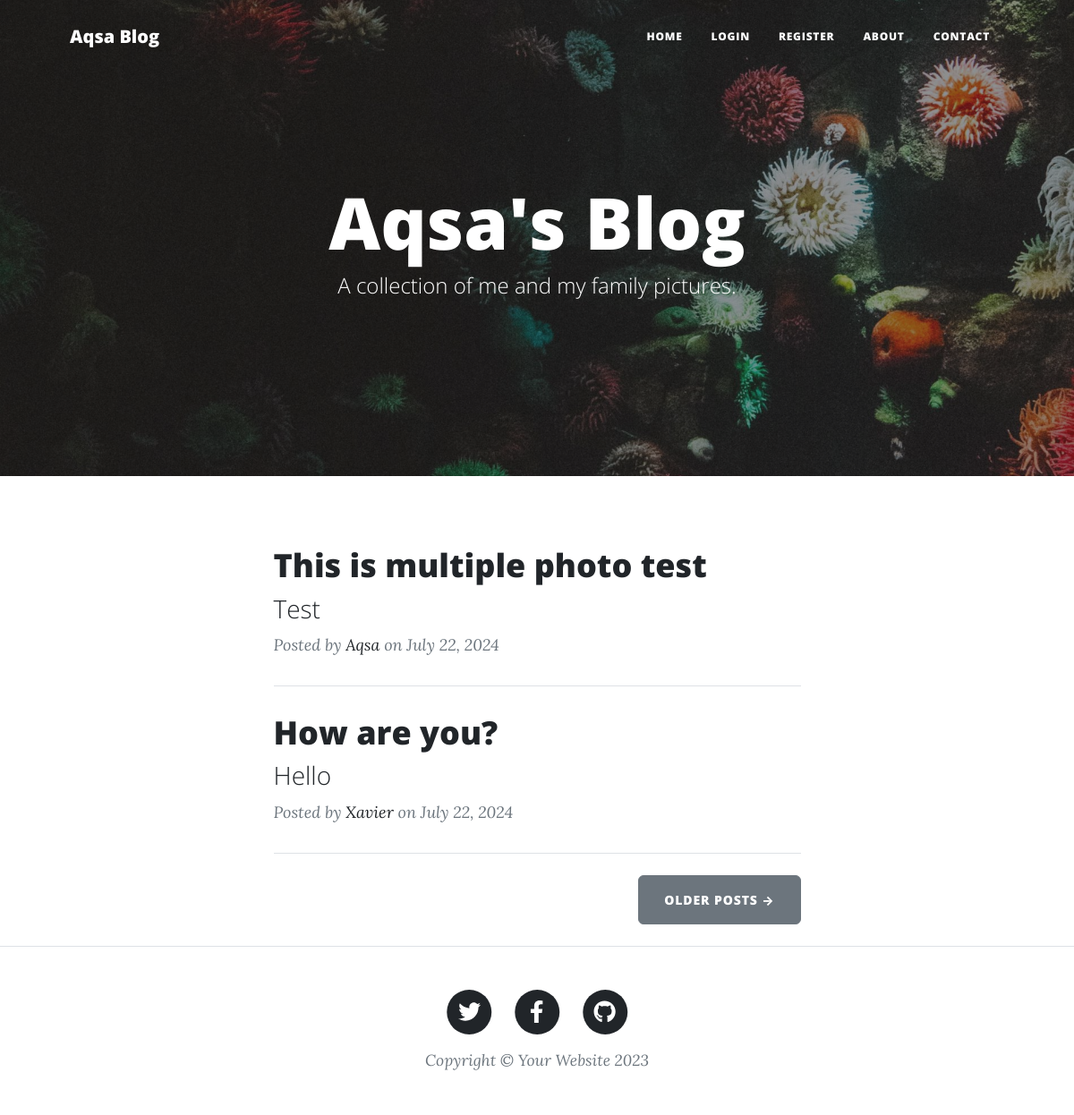
Before: / with the older database file.
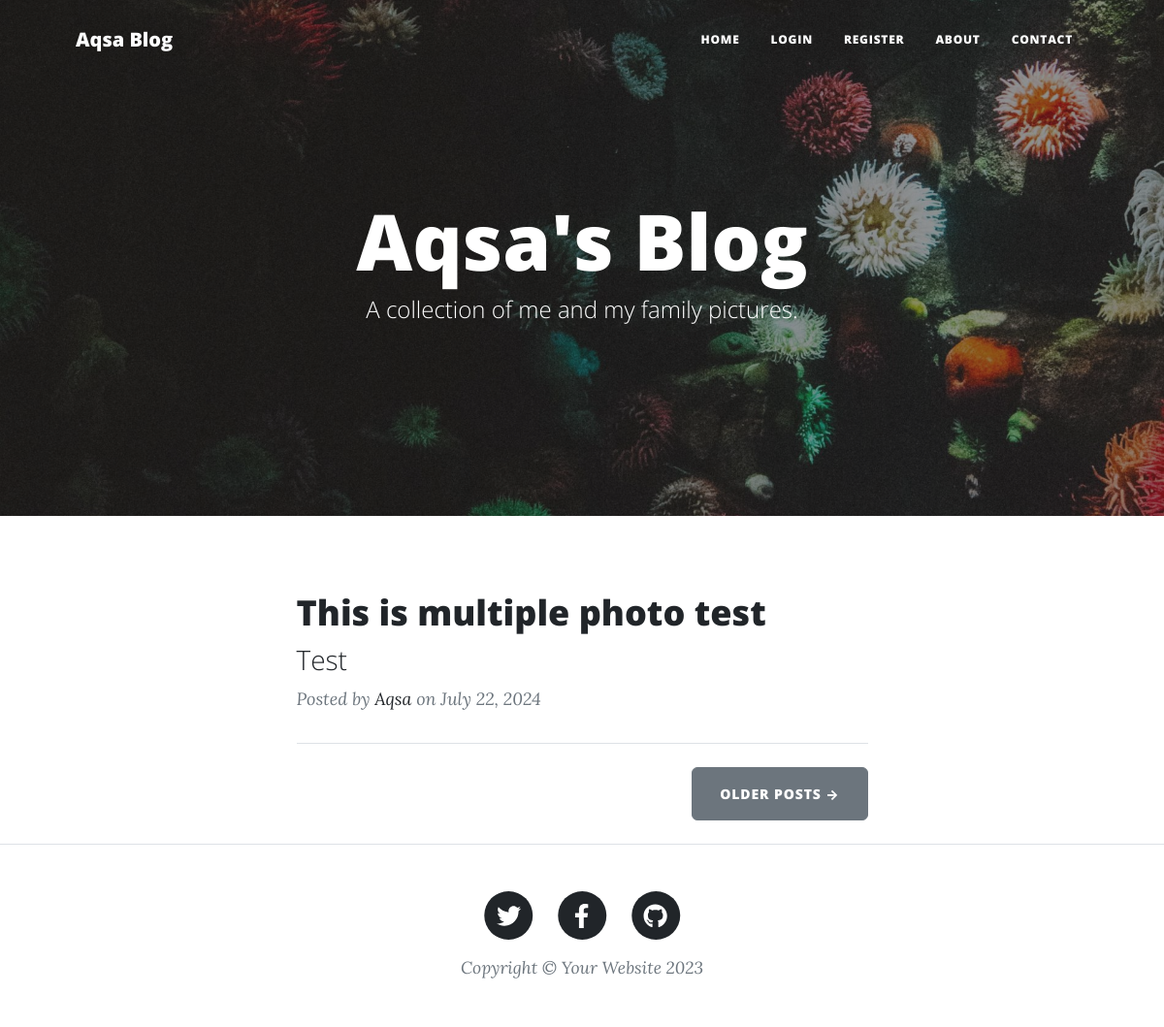
After: the same page with the newer database file.
### main.py (models this page shows)
class BlogPost(db.Model):
    __tablename__ = "blog_posts"
    id = db.Column(db.Integer, primary_key=True)
    id: Mapped[int] = mapped_column(Integer, primary_key=True)
    author_id: Mapped[int] = mapped_column(Integer, db.ForeignKey("users.id"))
    author = relationship("User", back_populates="posts")
    title: Mapped[str] = mapped_column(String(250), unique=True, nullable=False)
    subtitle: Mapped[str] = mapped_column(String(250), nullable=False)
    date: Mapped[str] = mapped_column(String(250), nullable=False)
    body: Mapped[str] = mapped_column(Text, nullable=False)
    img_url: Mapped[str] = mapped_column(String(250), nullable=True)
    content_img_url: Mapped[str] = mapped_column(String(250), nullable=True)
    images = db.relationship('Image', back_populates='post', cascade="all, delete-orphan")
    comments = relationship("Comment", back_populates="parent_post")

class User(UserMixin, db.Model):
    __tablename__ = "users"
    id: Mapped[int] = mapped_column(Integer, primary_key=True)
    email: Mapped[str] = mapped_column(String(100), unique=True)
    password: Mapped[str] = mapped_column(String(100))
    name: Mapped[str] = mapped_column(String(100))
    posts = relationship("BlogPost", back_populates="author")
    comments = relationship("Comment", back_populates="comment_author")

### main.py (the view)
@app.route('/')
def get_all_posts():
    result = db.session.execute(db.select(BlogPost))
    posts = result.scalars().all()
    return render_template("index.html", all_posts=posts, current_user=current_user)

### templates/index.html (shortened to what this page needs)
{% include "header.html" %}
<header class="masthead" style="background-image: url('{{ url_for('static', filename='assets/img/home-bg.jpg') }}')">
  <div class="container position-relative px-4 px-lg-5">
    <div class="row gx-4 gx-lg-5 justify-content-center">
      <div class="col-md-10 col-lg-8 col-xl-7">
        <div class="site-heading">
          <h1>Aqsa's Blog</h1>
          <span class="subheading">A collection of me and my family pictures.</span>
        </div>
      </div>
    </div>
  </div>
</header>
<div class="container px-4 px-lg-5">
  <div class="row gx-4 gx-lg-5 justify-content-center">
    <div class="col-md-10 col-lg-8 col-xl-7">
      {% for post in all_posts %}
      <div class="post-preview">
        <a href="{{ url_for('show_post', post_id=post.id) }}">
          <h2 class="post-title">{{ post.title }}</h2>
          <h3 class="post-subtitle">{{ post.subtitle }}</h3>
        </a>
        <p class="post-meta">
          Posted by
          <a href="#">{{ post.author.name }}</a>
          on {{ post.date }}
        </p>
      </div>
      <hr class="my-4" />
      {% endfor %}
      <div class="d-flex justify-content-end mb-4">
        <a class="btn btn-secondary text-uppercase" href="#!">Older Posts →</a>
      </div>
    </div>
  </div>
</div>
{% include "footer.html" %}

Changed rows visible on the page:
removed BlogPost: title "How are you?", subtitle "Hello", author.name "Xavier", date "July 22, 2024"
